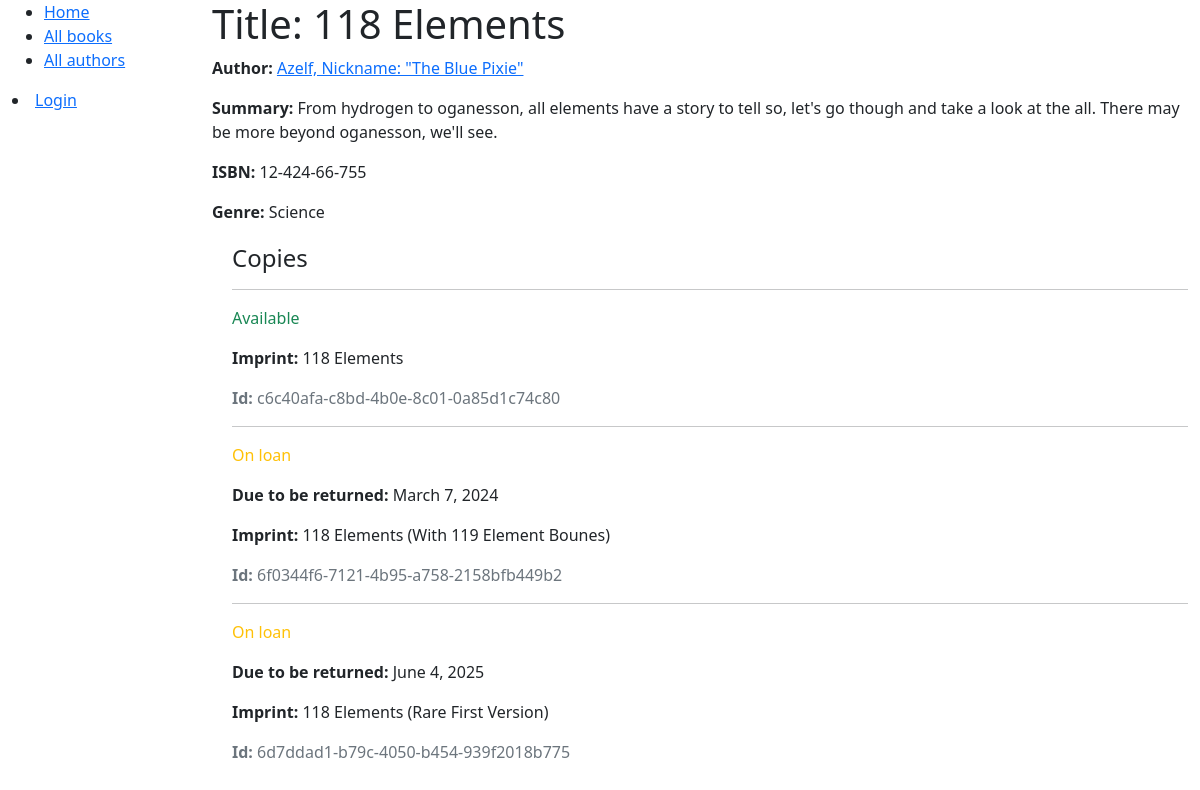
Page /testing/book/2 on the committed database.
### testing/models.py (models this page shows, shortened)
class Book(models.Model):
    title = models.CharField(max_length=200)
    author = models.ForeignKey('Author', on_delete=models.SET_NULL, null=True)
    summary = models.TextField(max_length=1000, help_text=_('Enter a brief description of the book'))
    isbn = models.CharField('ISBN', max_length=13, unique=True,
                             help_text=_('13 Character <a href="https://www.isbn-international.org/content/what-isbn">ISBN number</a>'))
    genre = models.ManyToManyField(Genre, help_text=_('Select a genre for this book'))
    def display_genre(self):
        """Create a string for the Genre. This is required to display genre in Admin."""
        return ', '.join(genre.name for genre in self.genre.all()[:3])
    display_genre.short_description = 'Genre'

class Author(models.Model):
    first_name = models.CharField(max_length=100)
    last_name = models.CharField(max_length=100)
    date_of_birth = models.DateField(null=True, blank=True)
    date_of_death = models.DateField('Died', null=True, blank=True)
    class Meta:
        ordering = ['last_name', 'first_name']
    def __str__(self):
        return f'{self.last_name}, {self.first_name}'

class Genre(models.Model):
    name = models.CharField(max_length=200, help_text=_('Enter a book genre (e.g. Science Fiction)'))
    def __str__(self):
        return self.name

class BookInstance(models.Model):
    id = models.UUIDField(primary_key=True, default=uuid.uuid4, help_text=_('Unique ID for this particular book across whole library'))
    book = models.ForeignKey('Book', on_delete=models.RESTRICT, null=True)
    imprint = models.CharField(max_length=200)
    due_back = models.DateField(null=True, blank=True)
    borrower = models.ForeignKey(User, on_delete = models.SET_NULL, null=True, blank=True)
    LOAN_STATUS = (
        ('m', 'Maintenance'),
        ('o', 'On loan'),
        ('a', 'Available'),
        ('r', 'Reserved'),
    )
    status = models.CharField(
        max_length=1,
        choices=LOAN_STATUS,
        blank=True,
        default='m',
        help_text=_('Book availability'),
    )
    class Meta:
        ordering = ['due_back']
        permissions = (("can_mark_returned", "Set book as returned"),)

### testing/views.py (the view)
# urls.py: path('book/<int:pk>', views.BookDetailView.as_view(), name = 'book-detail'),
class BookDetailView(generic.DetailView):
    model = Book

### testing/templates/testing/book_detail.html
{% extends "base_generic.html" %}
{% block content %}
  <h1 class="text">Title: {{ book.title }}</h1>
  <p class="text"><strong>Author:</strong> <a href="">{{ book.author }}</a></p>
  <p class="text"><strong>Summary:</strong> {{ book.summary }}</p>
  <p class="text"><strong>ISBN:</strong> {{ book.isbn }}</p>
  <p class="text"><strong>Genre:</strong> {{ book.genre.all|join:", " }}</p>
  <div style="margin-left:20px;margin-top:20px">
    <h4 class="text">Copies</h4>
    {% for copy in book.bookinstance_set.all %}
      <hr />
      <p
        class="{% if copy.status == 'a' %}text-success{% elif copy.status == 'm' %}text-danger{% else %}text-warning{% endif %}">
        {{ copy.get_status_display }}
      </p>
      {% if copy.status != 'a' %}
        <p class="text"><strong>Due to be returned:</strong> {{ copy.due_back }}</p>
      {% endif %}
      <p class="text"><strong>Imprint:</strong> {{ copy.imprint }}</p>
      <p class="text-muted"><strong>Id:</strong> {{ copy.id }}</p>
    {% endfor %}
  </div>
{% endblock %}

### rows in the picture
Book: author "Azelf, Nickname: \"The Blue Pixie\"", summary "From hydrogen to oganesson, all elements have a story to tell so, let's go though and take a look at the all. There may be more beyond oganesson, we'll see.", isbn "12-424-66-755", genre.all "Science"
BookInstance: status "Available", imprint "118 Elements", id "c6c40afa-c8bd-4b0e-8c01-0a85d1c74c80"
BookInstance: status "On loan", due_back "March 7, 2024", imprint "118 Elements (With 119 Element Bounes)", id "6f0344f6-7121-4b95-a758-2158bfb449b2"
BookInstance: status "On loan", due_back "June 4, 2025", imprint "118 Elements (Rare First Version)", id "6d7ddad1-b79c-4050-b454-939f2018b775"
